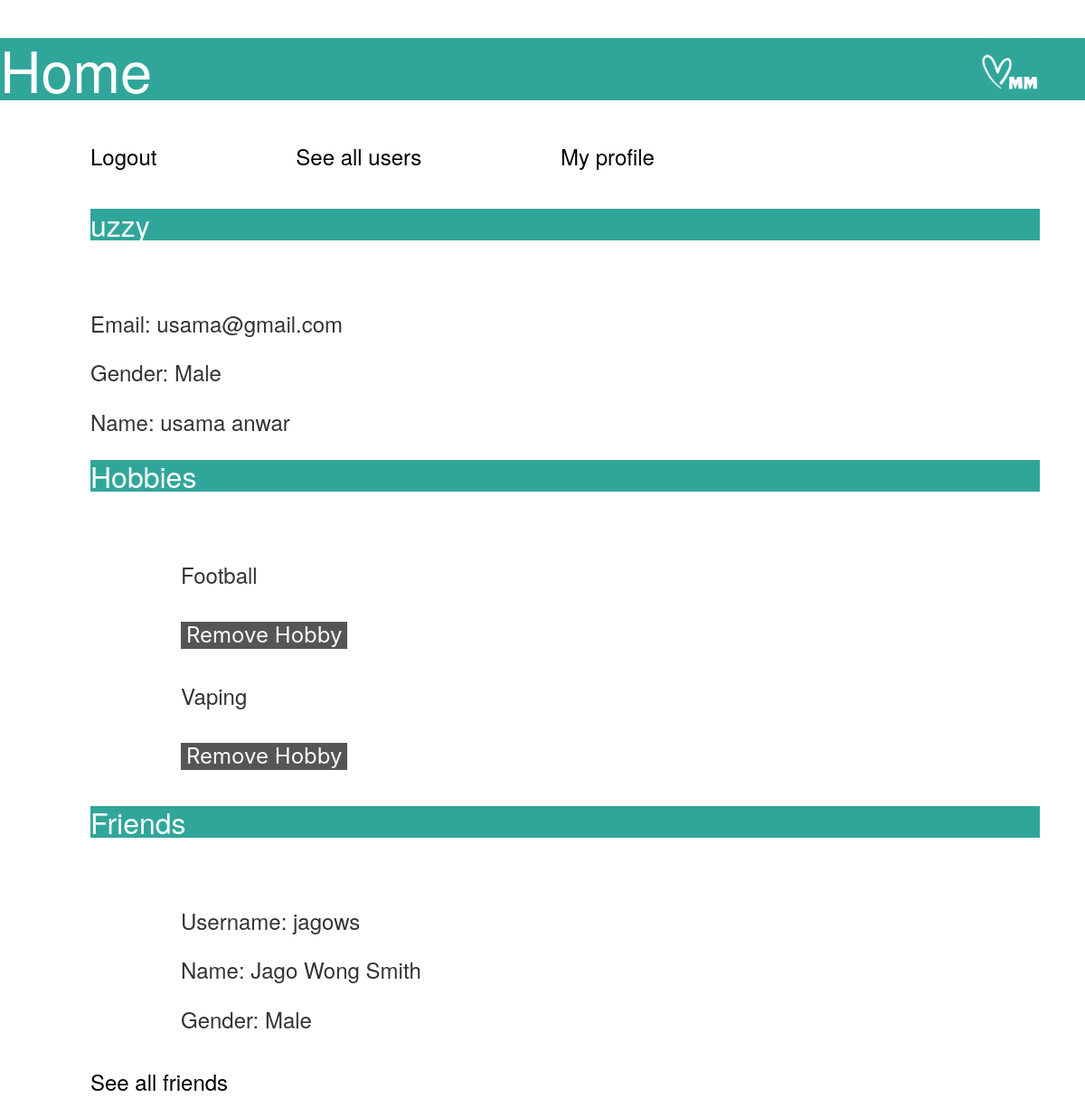
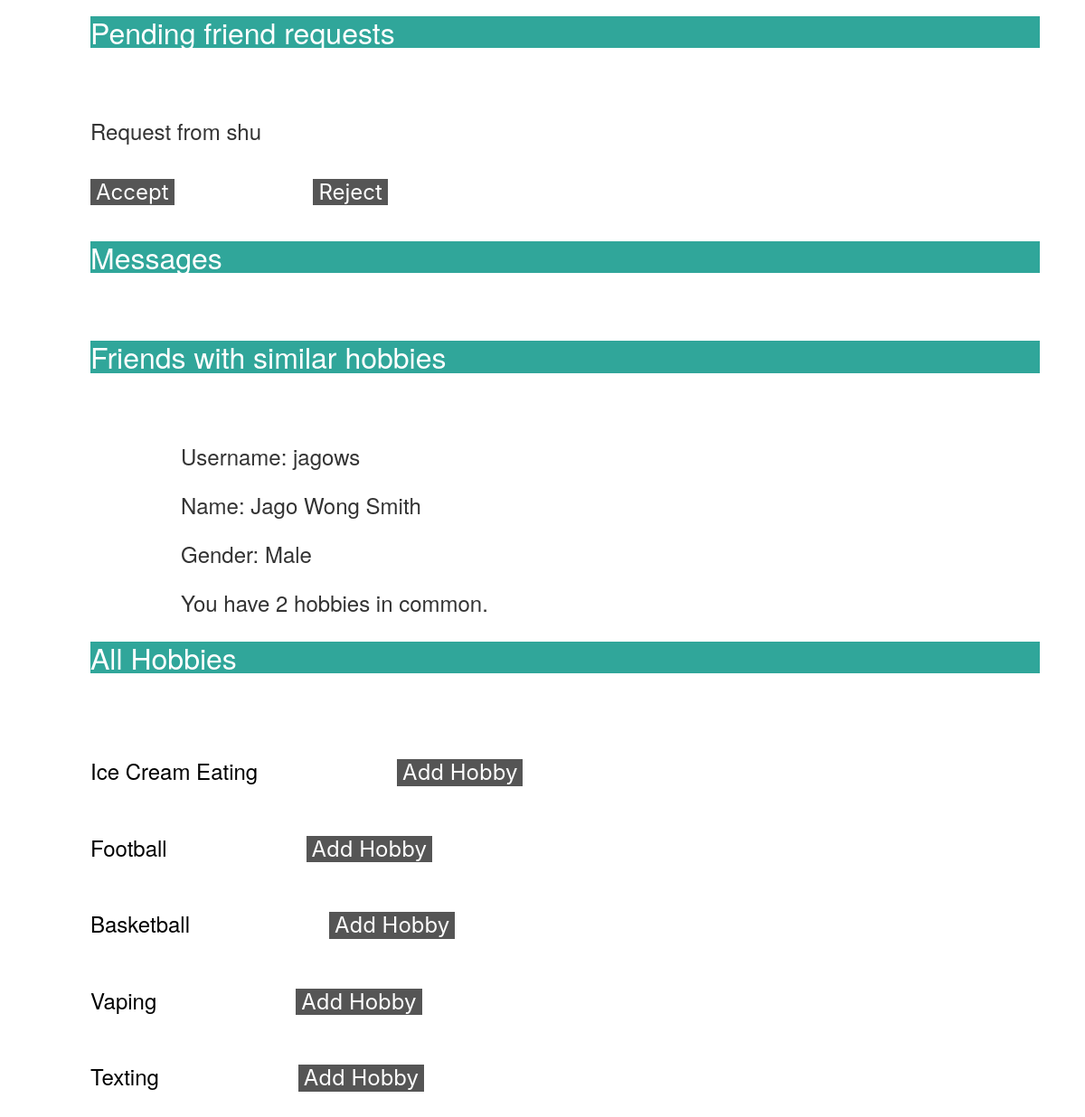
/ (signed in), run on the app's committed database (2 pictures, top to bottom).
### mainapp/models.py (models this page shows, shortened)
class User(AbstractBaseUser, PermissionsMixin):
    GENDERS = (
        ("Male", "Male"),
        ("Female", "Female"),
        ("Other", "Other")
    )
    username = models.CharField('username', unique=True, max_length=30)
    first_name = models.CharField('first name', max_length=30, blank=True)
    last_name = models.CharField('last name', max_length=30, blank=True)
    email = models.EmailField('email address', unique=True, blank=True)
    is_active = models.BooleanField('active', default=True)
    is_staff = models.BooleanField('staff', default=False)
    dp = models.ImageField(upload_to='display_pictures/', null=True, blank=True)
    dob = models.DateField('Date of Birth', blank=True, null=True)
    gender = models.CharField('Gender', max_length=30, choices=GENDERS, null=True)
    hobbies = models.ManyToManyField(Hobby, blank=True, related_name="users")
    friends = models.ManyToManyField("self")
    objects = UserManager()
    USERNAME_FIELD = 'username'  # Necessary for IDing necessary Field
    REQUIRED_FIELDS = ['first_name', 'last_name']  # List of field names that will be prompted when creating superuser.
    class Meta:
        verbose_name = 'user'
        verbose_name_plural = 'users'
    def get_full_name(self):
        full_name = '%s %s' % (self.first_name, self.last_name)
        return full_name.strip()
    def get_friends_with_similar_hobbies(self, top_k: int = 10):
        users = self.friends.all()
        my_hobbies = self.hobbies.all()
        ranked = {}
        for user in users:
            if user.username is not self.username:
                friend_hobbies = user.hobbies.all()
                score = 0
                for hobby in friend_hobbies:
                    if hobby in my_hobbies:
                        score += 1
                ranked[user] = score
        return [(friend, ranked[friend]) for friend in sorted(ranked, key=ranked.get, reverse=True)][:top_k]

class Hobby(models.Model):
    TYPES = (
        ("Indoor", "Indoor"),
        ("Outdoor", "Outdoor"),
        ("Collection", "Collection"),
        ("Competitive", "Competitive"),
    )
    name = models.CharField('Hobby Name', max_length=255, blank=False, unique=True)
    type = models.CharField('Hobby Type', max_length=30, blank=False, choices=TYPES)

class PendingRequest(models.Model):
    sender = models.ForeignKey(User, on_delete=models.CASCADE)
    recipient = models.ForeignKey(User, on_delete=models.CASCADE, related_name="friend_requests")

### mainapp/views.py (the view)
# urls.py: 2. Add a URL to urlpatterns:  path('', views.home, name='home')
@login_required(login_url='login')
def home(request):
    user: User = request.user  # using type-hinting to force PyCharm to give template variable hints.
    return render(request, 'mainapp/home.html', {'user': user, 'hobbies': Hobby.objects.all()})

### templates/mainapp/home.html (shortened to what this page needs)
{% extends 'base.html' %}
{% load static %}
{% block css_section %}
    <link rel="stylesheet" href="static/css/home.css">
{% endblock %}
{% block main_content_section %}
    <h1>  <img src = static/images/logo.png alt="logo1" style="float:right;height:69px;width:130px;"> Home</h1>
    <a type="button" href="{% url 'logout' %}">Logout</a>
    <a type="button" href="{% url 'see-all' %}">See all users</a>
    <a type="button" href="{% url 'user-profile' %}">My profile</a>
    <h2>{{ user.username }}</h2>
    <p>Email: {{ user.email }}</p>
    <p>Gender: {{ user.gender }}</p>
    <p>Name: {{ user.get_full_name }}</p>
    <div id="my_hobbies">
        <h2>Hobbies</h2>
    <ul>
        {% for hobby in user.hobbies.all %}
            <li>
                <p>{{ hobby.name }}</p> <button type="button" id="my_hobby_{{ hobby.id }}" onclick="removeHobby({{ hobby.id }})">Remove Hobby</button>
            </li>
        {% endfor %}
    </ul>
    </div>
    <div id="my_friends">
        <h2>Friends</h2>
        <div>
            <ul>
                {% for friend in user.friends.all %}
                    <li>
                        <p>Username: {{ friend.username }}</p>
                        <p>Name: {{ friend.get_full_name }}</p>
                        <p>Gender: {{ friend.gender }}</p>
                    </li>
                {% endfor %}
            </ul>
            <a href="{% url 'see-friends' %}" type="button">See all friends</a>
        </div>
    </div>
    <div id="pending_requests">
        <h2>Pending friend requests</h2>
        <div>
            {% for req in user.friend_requests.all %}
                <div id="req_id_{{ req.id }}">
                    <p>Request from {{ req.sender.username }}</p>
                    <button type="button" value="accept" onclick="answer_req(true, {{ req.id }})">Accept</button>
                    <button type="button" value="decline" onclick="answer_req(false, {{ req.id }})">Reject</button>
                </div>
            {% endfor %}
        </div>
    </div>
    <div id="msg_box">
        <h2>Messages</h2>
    </div>
    <div id="friends_closest_hobbies">
        <h2>Friends with similar hobbies</h2>
        <div>
            <ul>
                {% for friend, score in user.get_friends_with_similar_hobbies %}
                    <li>
                        <p>Username: {{ friend.username }}</p>
                        <p>Name: {{ friend.get_full_name }}</p>
                        <p>Gender: {{ friend.gender }}</p>
                        <p>You have {{ score }} hobbies in common.</p>
                    </li>
                {% endfor %}
            </ul>
        </div>
    </div>
    <div id="list_all_hobbies">
        <h2>All Hobbies</h2>
        {% for hobby in hobbies %}
            <a href="{% url 'users-hobbies' id=hobby.id %}">{{hobby.name}}</a>
            <button type="button" id="hobby_{{ hobby.id }}" onclick="addHobby({{ hobby.id }})">Add Hobby</button>
            <br/>
            {% empty %}
            <p>No registered hobbies yet.</p>
        {% endfor %}
    </div>
{% endblock %}

### static/css/home.css (style rules this page uses)
h1 { background-color:#30a69a; color: #FFFFFF; }
h2 { background-color: #30a69a; color: #FFFFFF; border: 1px #30a69a; margin: 25px 50px 75px 100px; font-size: xx-large; }
p { font-size: x-large; border: 1px; margin: 20px 50px 15px 100px; }
ul { font-size: x-large; border: 1px; margin: 20px 50px 15px 100px; }
button { font-size: x-large; border: 1px; margin: 20px 50px 15px 100px; background-color: #555555; color:white; }
a { font-size: x-large; border: 1px; margin: 20px 50px 15px 100px; color:black; }

### data on the page
User: username "uzzy", email "usama@gmail.com", gender "Male", get_full_name "usama anwar"
Hobby: name "Football"
Hobby: name "Vaping"
User: username "jagows", get_full_name "Jago Wong Smith", gender "Male", score "2"
PendingRequest: sender.username "shu"
Hobby: name "Ice Cream Eating"
Hobby: name "Basketball"
Hobby: name "Texting"
